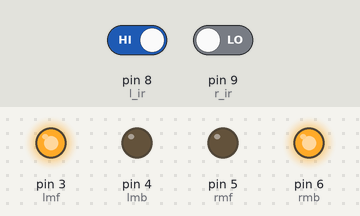
Bench run of a sketch on a simulated Arduino Uno, built with avr-gcc and run on an emulated ATmega328P. Parts: output pins drawn as LEDs (lit = HIGH). Dashed ring = blinking. The inputs (shaded band) are chosen by the test bench; at power-on: pin 9 (r_ir) LOW, pin 8 (l_ir) HIGH. Pins used as bus, display or sensor lines are not drawn.

Above: at 1.2 s.
1.3 s: pin 9 (r_ir) driven HIGH
At 1.7 s:
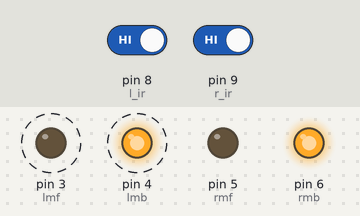
4.3 s: pin 8 (l_ir) driven LOW
At 5.2 s:
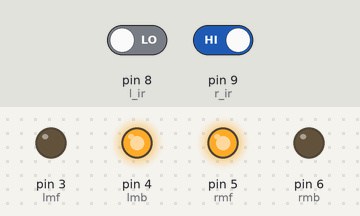
5.8 s: pin 9 (r_ir) driven LOW
At 6.4 s:
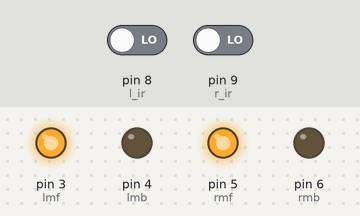
7.3 s: pin 8 (l_ir) driven HIGH
At 8.7 s:
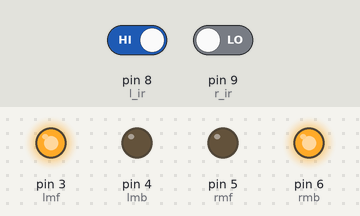
Timing chart, 0 to 9.8 s (numbered marks = the images above; inputs shaded):
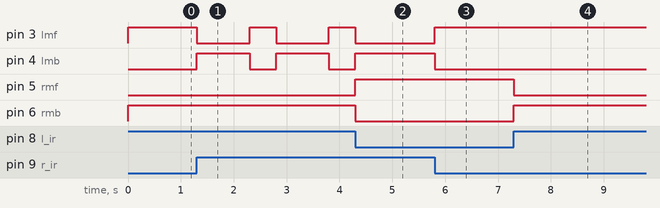

The sketch:

Edge_detecting_ROBOT.ino
```cpp
// Edge Detecting Robot Code (based on modified Line Following Logic)

// IR sensor pins (connected near the bottom of robot to detect table edge or black line)
int l_ir = 8;  // Left IR sensor (digital pin 8)
int r_ir = 9;  // Right IR sensor (digital pin 9)

// Motor speed control (PWM) pins
int s1 = 10;   // Speed control for left motor (ENA)
int s2 = 11;   // Speed control for right motor (ENB)

// Motor control pins (connected to L298N or similar motor driver)
int lmf = 3;   // Left motor forward
int lmb = 4;   // Left motor backward
int rmf = 5;   // Right motor forward
int rmb = 6;   // Right motor backward

// Motor speed (0-255)
int speed = 55;

void setup() {
  Serial.begin(9600);  // For debugging

  // IR sensors as input
  pinMode(l_ir, INPUT);
  pinMode(r_ir, INPUT);

  // Set initial motor speed using PWM
  analogWrite(s1, speed);  // Left motor
  analogWrite(s2, speed);  // Right motor

  // Motor direction pins as output
  pinMode(lmf, OUTPUT);
  pinMode(lmb, OUTPUT);
  pinMode(rmf, OUTPUT);
  pinMode(rmb, OUTPUT);
}

void loop() {
  // Read IR sensor values (0 = black line/table edge detected, 1 = white surface)
  int l_ir_input = digitalRead(l_ir);
  int r_ir_input = digitalRead(r_ir);

  if (l_ir_input == 0 && r_ir_input == 0) {
    // Both sensors on table surface → Move forward
    go_forward();
  }
  else if (l_ir_input == 1 && r_ir_input == 0) {
    // Left edge detected → Turn right to stay on surface
    go_right();
  }
  else if (l_ir_input == 0 && r_ir_input == 1) {
    // Right edge detected → Turn left to stay on surface
    go_left();
  }
  else if (l_ir_input == 1 && r_ir_input == 1) {
    // Both sensors detect edge → Go back and turn right (escape)
    go_back();
    delay(1000);   // Move backward for 1 second
    stop();
    go_right();    // Then turn right to get back on surface
    delay(500);
  }
}

// Function: Move forward
void go_forward() {
  digitalWrite(rmf, HIGH);
  digitalWrite(lmf, HIGH);
  digitalWrite(rmb, LOW);
  digitalWrite(lmb, LOW);
}

// Function: Stop all motors
void stop() {
  digitalWrite(rmf, LOW);
  digitalWrite(lmf, LOW);
  digitalWrite(rmb, LOW);
  digitalWrite(lmb, LOW);
}

// Function: Move backward
void go_back() {
  digitalWrite(rmf, LOW);
  digitalWrite(rmb, HIGH);
  digitalWrite(lmf, LOW);
  digitalWrite(lmb, HIGH);
}

// Function: Turn right (pivot)
void go_right() {
  digitalWrite(rmf, LOW);   // Right motor reverse
  digitalWrite(rmb, HIGH);
  digitalWrite(lmf, HIGH);  // Left motor forward
  digitalWrite(lmb, LOW);
}

// Function: Turn left (pivot)
void go_left() {
  digitalWrite(rmf, HIGH);  // Right motor forward
  digitalWrite(rmb, LOW);
  digitalWrite(lmf, LOW);   // Left motor reverse
  digitalWrite(lmb, HIGH);
}
```

Measured:
- after the input at 1.3 s, pin 3 (lmf): alternates HIGH for 0.50 s and LOW for 1.0 s, starting at once; pin 4 (lmb): alternates HIGH for 1.0 s and LOW for 0.50 s, starting at once
- after the input at 4.3 s, pin 3 (lmf): goes on until 4.3 s, then stays LOW; pin 4 (lmb): goes on until 4.3 s, then stays HIGH; pin 5 (rmf): LOW → HIGH at once; pin 6 (rmb): HIGH → LOW at once
- after the input at 5.8 s, pin 3 (lmf): LOW → HIGH at once; pin 4 (lmb): HIGH → LOW at once
- after the input at 7.3 s, pin 5 (rmf): HIGH → LOW at once; pin 6 (rmb): LOW → HIGH at once
